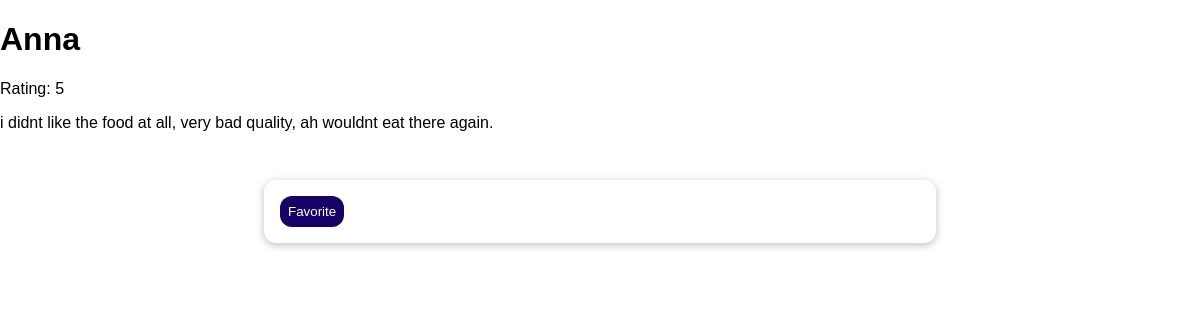
Screenshot of /review/3/ with the database file from the repository.
### reviews/models.py (models this page shows, shortened)
class Review(models.Model):
    username = models.CharField(max_length=20)
    rating = models.IntegerField(
        validators=[MinValueValidator(1), MaxValueValidator(5)]
    )
    review_text = models.TextField()
    class Meta:
        verbose_name_plural = "Review's"

### reviews/views.py (the view)
# urls.py: path("review/<int:pk>/", views.SingleReviewView.as_view(), name="review"),
class SingleReviewView(DetailView):
    template_name = "reviews/single_review.html"
    model = Review
    def get_context_data(self, **kwargs):
        context =  super().get_context_data(**kwargs)
        loaded_review = self.object
        request = self.request
        favorite_id = request.session.get('favorite_review')
        context['is_favorite'] =  favorite_id == str(loaded_review.id)
        return context

### reviews/templates/reviews/single_review.html (shortened to what this page needs)
{% extends 'reviews/base.html' %}
{% block content %}
<h1>{{review.username}}</h1>
<p>Rating: {{review.rating}} </p>
<p>{{review.review_text}}</p>
{% if is_favorite %}
<p>This is my favorite!</p>
{% else %}
<form action="/reviews/favorite" method="post">
    <button>Favorite</button>
</form>
{% endif %}
{% endblock %}

### reviews/static/reviews/styles.css (style rules this page uses)
body { font-family: sans-serif; margin: 0; }
form { margin: 3rem auto; width: 90%; max-width: 40rem; padding: 1rem; border-radius: 12px; background-color: white; box-shadow: 0 2px 8px rgba(0, 0, 0, 0.26); }
button { cursor: pointer; padding: 0.5rem; border-radius: 12px; background-color: #170166; color: white; border: 1px #170166; }

### rows the page displays
Review: username "Anna", rating "5", review_text "i didnt like the food at all, very bad quality, ah wouldnt eat there again."
